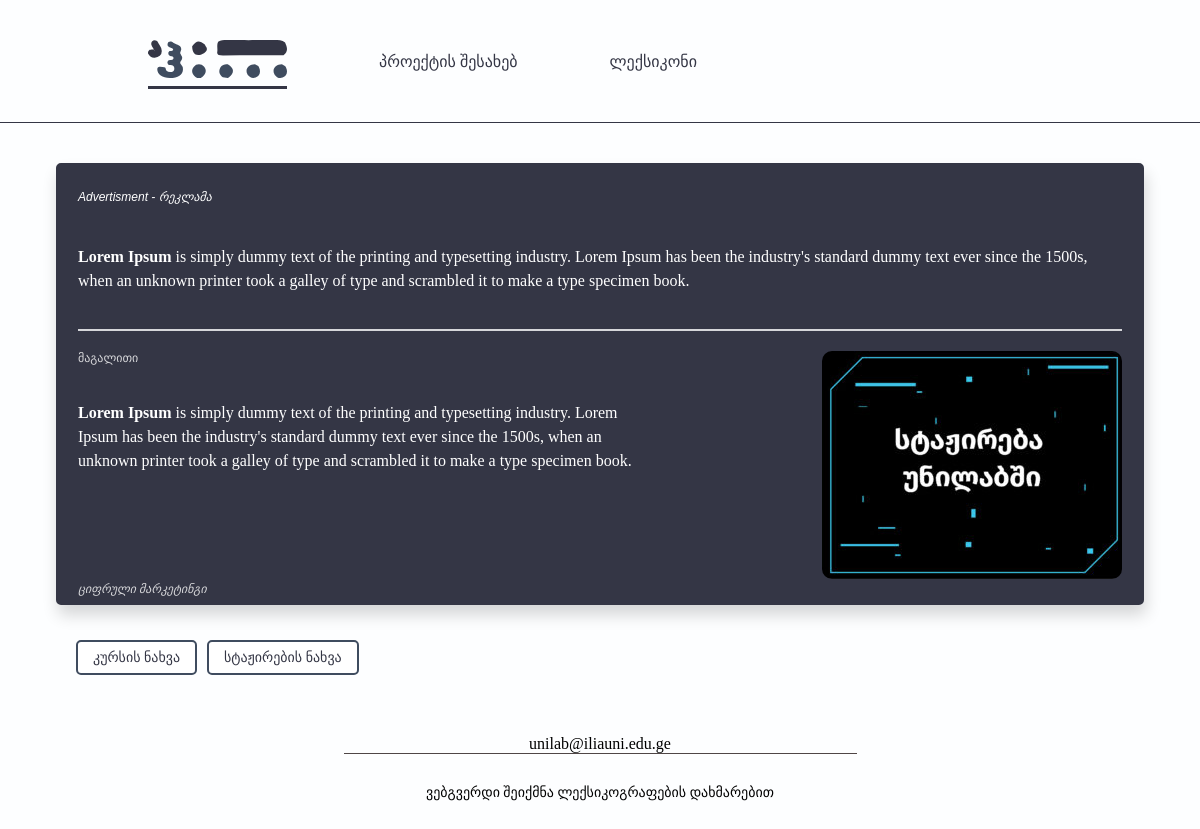
/dictionarydetailed/1, run on the app's committed database.
### src/models/term.py (models this page shows, shortened)
class Term(db.Model):
    __tablename__ = "terms"
    id = db.Column(db.Integer, primary_key=True)
    description = db.Column(db.String)
    example = db.Column(db.String)
    eng_word = db.Column(db.String)
    geo_word = db.Column(db.String)
    img = db.Column(db.String)
    subject_id = db.Column(db.ForeignKey("subject.id"))
    subject = db.relationship("Subject", back_populates="terms")
    parent_word_id = db.Column(db.Integer, db.ForeignKey("terms.id"))
    parent_word_rel = db.relationship("Term", remote_side="Term.id", backref="parent_word")

class Subject(db.Model):
    __tablename__ = "subject"
    id = db.Column(db.Integer, primary_key=True)
    name = db.Column(db.String)
    course_link = db.Column(db.String)
    internship_link = db.Column(db.String)
    terms = db.relationship("Term", back_populates="subject")

### src/views/main/routes.py (the view)
@main_blueprint.route("/dictionarydetailed/<int:id>")
def dictionary_detailed(id):
    chosen_terms = Term.query.get(id)
    chosen_subjects = Subject.query.get(id)
    return render_template("main/dictionary-detailed.html", detailed_term=chosen_terms, detailed_subject=chosen_subjects)

### src/templates/main/dictionary-detailed.html (shortened to what this page needs)
{% extends "layouts/base.html" %}
{% block body %}
    <main class="container">
      <article class="term-detailed">
        <h2>{{detailed_term.eng_word}} - {{detailed_term.geo_word}}</h2>
        <p>
          {{detailed_term.description|safe}}
        </p>
        <hr class="content-differ" />
        <div class="example-flexbox">
          <div>
            <h4 class="example">მაგალითი</h4>
            <p id="termExample">
              {{detailed_term.example|safe}}
            </p>
          </div>
          <div class="example-img-wrapper">
            <img class="example-img" src="{{url_for('static', filename ='uploads/stazhireba-unilabshi-300x228.jpg') }}">
          </div>
        </div>
        <div class="hashtag-wrapper">
          <a href="{{url_for('main.dictionary')}}"
            ><span class="desc-tag" id="hashtag0"
              >{{detailed_subject.name}}</span
            ></a
          >
          <a href="#"
            ></a
          >
          <a href="#"
            ></a
          >
        </div>
      </article>
      <div class="terms-button-wrapper">
        <a href = {{detailed_subject.course_link}}>კურსის ნახვა</a>
        <a href = {{detailed_subject.internship_link}}>სტაჟირების ნახვა</a>
      </div>
    </main>
{% endblock %}

### src/templates/layouts/base.html (shortened to what this page needs)
<!DOCTYPE html>
<html lang="en">
<head>
    <link href="{{ url_for('static', filename='css/style.css') }}" rel="stylesheet"/>
    <link href="{{ url_for('static', filename='css/font.css') }}" rel="stylesheet"/>
    <link href="{{ url_for('static', filename='css/slick.css') }}" rel="stylesheet"/>
    <link href="{{ url_for('static', filename='css/slick-theme.css') }}" rel="stylesheet"/>
    <link href="{{ url_for('static', filename='css/responsive.css') }}" rel="stylesheet"/>
    <link href="{{ url_for('static', filename='css/utilities.css') }}" rel="stylesheet"/>
</head>
<body>
{% include "layouts/navbar.html" %}
<div class="container">
    {% block body %}
    {% endblock %}
</div>
    <footer class="footer">
        <div class="container">
            <div class="center-element">
                <div class="email-info">
                    <span>unilab@iliauni.edu.ge</span>
                </div>
                <p class="footer-info">ვებგვერდი შეიქმნა ლექსიკოგრაფების დახმარებით</p>
            </div>
        </div>
    </footer>
</body>
</html>

### src/templates/layouts/navbar.html (shortened to what this page needs)
{% from "macros.html" import create_navlink %}
<header class="header">
    <div class = "container">
        <nav class="nav">
                    <div class="flex-between">
                        <ul class="nav-ul">
                             <li class="nav-li">
                                <a class="nav-link active" href="{{url_for('main.index')}}"><img src="{{url_for('static', filename='/svg/site-logo/logo.svg')}}" alt="site logo"></a>
                            <li class="nav-li">
                                <a class="nav-link" href="{{url_for('main.about')}}">{{"პროექტის შესახებ"}}</a>
                            </li>
                            <li class="nav-li">
                                <a class="nav-link" href="{{url_for('main.dictionary')}}">{{"ლექსიკონი"}}</a>
                            </li>
                        </ul>
                    </div>
        </nav>
            </div>
</header>

### src/static/css/style.css (style rules this page uses)
*, *::before, *::after { margin: 0; padding: 0; box-sizing: border-box; text-decoration: none; list-style: none; }
a { color: inherit; }
:root { --main-bg-color: #FDFEFF; --secondary-color: #E8E8E8; --card-bg: #343645; --navigation-hover-state: #8A8FA3; --main-font: #707070; --about-card-bg: #137B7C; --card-buttons: #17EBEC; --details: #D4E2ED; --white: #fff; --main-font: #4F4646; --dark-text: #323232; --term-of-week-btn: #F5F8FD; --large: 20px; --medium: 16px; --small: 14px; --micro: 12px; }
body { background-color: var(--main-bg-color); }
.header { padding: 40px 0; border-bottom: 1px solid #343645; margin-bottom: 40px; }
.nav-ul { display: flex; align-items: center; font-family: 'firaGo-regular'; }
.nav-link { color: var(--card-bg); transition: .3s ease-out; }
.nav-link:last-child { margin-left: 92px; }
.active { border-bottom: 3px var(--card-bg) solid; padding-bottom: 5px; }
.term-detailed { color: var(--white); background-color: #343645; padding: 20px 20px 7px 20px; box-shadow: 2px 10px 16px #00000029; font: italic normal 400 12px/14px firaGo-light-italic; border: 2px var(--card-bg) solid; border-radius: 5px; margin-bottom: 10px; }
.term-detailed h2 { color: white; font-size: 12px; line-height: 24px; font-family: "firaGo-regular", sans-serif; font-weight: 100; }
.example, #termExample, .desc-tag { opacity: .8; }
.example { font: normal normal 300 12px/14px firaGo-regular; }
.term-detailed p { font: normal normal 400 16px/24px firaGo-regular; color: var(--white); padding: 12px 0; }
.content-differ { height: 2px; background-color: #FFFFFF; opacity: 0.8; border: none; margin-bottom: 20px; }
.example-flexbox { display: flex; justify-content: space-between; }
.term-detailed .example-flexbox p { font: normal normal 400 16px/24px firaGo-regular; color: white; max-width: 578px; }
.term-detailed .example-img { border-radius: 10px; }
.term-detailed .hashtag-wrapper span { font-size: 12px; line-height: 14px; color: white; margin-right: 20px; transition: .3s ease-out; }
.term-detailed .hashtag-wrapper span:last-child { padding-right: unset; }
.hashtag-wrapper a { display: inline-block; }
.terms-button-wrapper { margin-top: 35px; margin-left: 20px; display: flex; justify-content: flex-start; align-items: center; }
.terms-button-wrapper a { margin-right: 10px; background-color: white; color: #343645; font-size: 14px; line-height: 17px; padding: 7px 15px; border-radius: 5px; border: 2px solid #3F4C5F; transition: .3s ease-out; }
.terms-button-wrapper a:last-child { margin-right: unset; }
.footer { height: 160px; margin-top: 40px; padding: 20px 140px; }
.center-element { display: flex; justify-content: center; align-items: center; flex-direction: column; font: normal normal 400 var(--medium) firaGo-regular; }
.footer-info { margin-bottom: 20px; text-align: center; font-size: var(--small); }
.footer-info::before { content: ''; display: block; width: 513px; height: 1px; background-color: var(--main-font); margin-bottom: 30px; }

### src/static/css/utilities.css (style rules this page uses)
.container { max-width: 1088px; width: 100%; margin: 0 auto; }
.flex-between { display: flex; justify-content: space-between; align-items: center; }

### data on the page
Term: eng_word "Advertisment", geo_word "რეკლამა", description "Lorem Ipsum is simply dummy text of the printing and typesetting industry. Lorem Ipsum has been the industry's standard dummy text ever since the 1500s, when an unknown printer took a galley of type and scrambled it to make a type specimen book.", example "Lorem Ipsum is simply dummy text of the printing and typesetting industry. Lorem Ipsum has been the industry's standard dummy text ever since the 1500s, when an unknown printer took a galley of type and scrambled it to make a type specimen book."
Subject: name "ციფრული მარკეტინგი"

### other printed values
{{ "პროექტის შესახებ" }} "პროექტის შესახებ"
{{ "ლექსიკონი" }} "ლექსიკონი"
